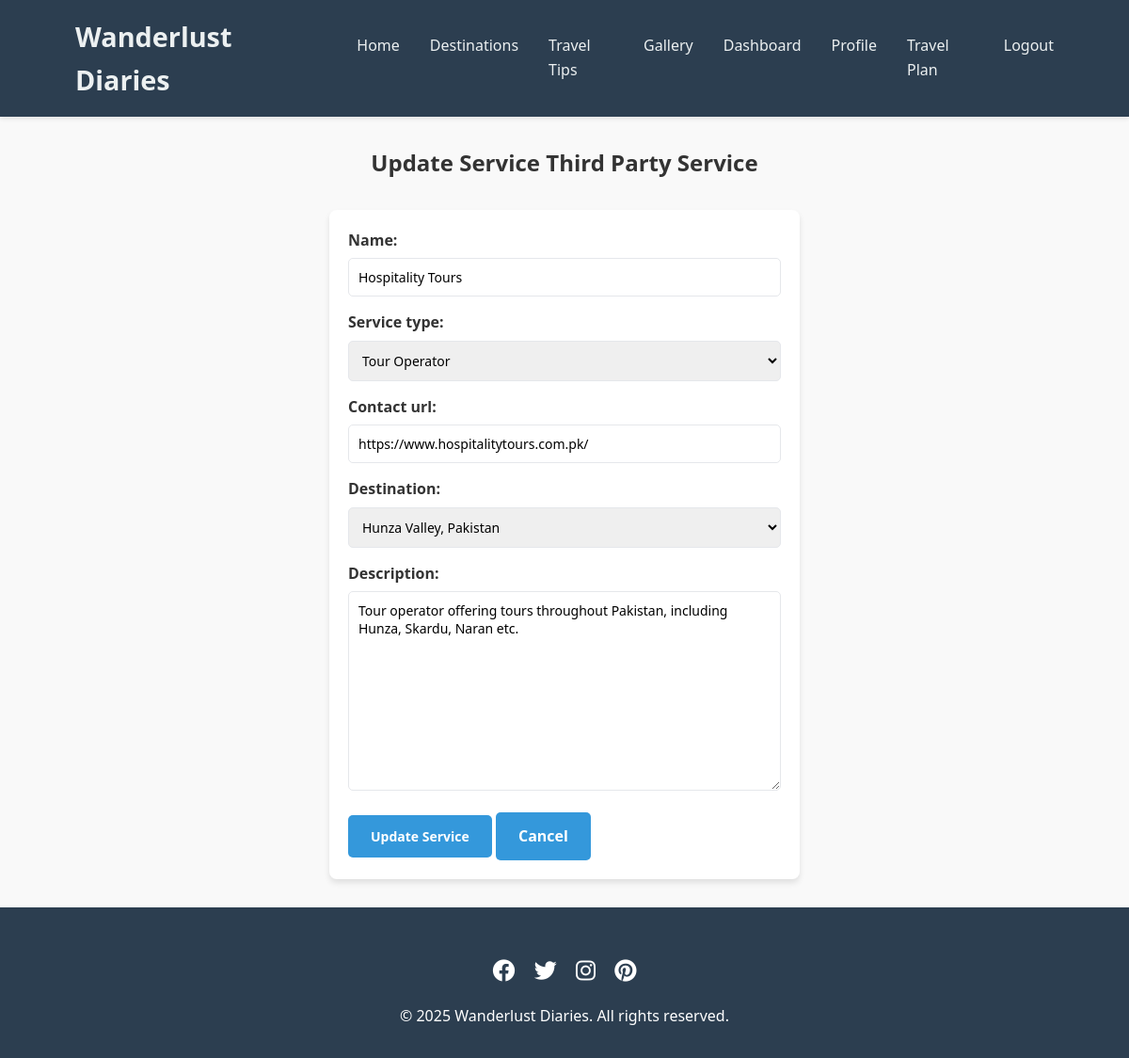
The app's page /services/2/update/ (signed in) with its own data.
### myapp/models.py (models this page shows, shortened)
class ThirdPartyService(models.Model):
    SERVICE_TYPE_CHOICES = [
        ("hotel", "Hotel"),
        ("flight", "Flight"),
        ("tour_operator", "Tour Operator"),
        ("other", "Other"),
    ]
    name = models.CharField(max_length=100)
    service_type = models.CharField(max_length=20, choices=SERVICE_TYPE_CHOICES)
    contact_url = models.URLField()
    destination = models.ForeignKey(Destination, on_delete=models.SET_NULL, null=True, blank=True, related_name="services")
    description = models.TextField(blank=True, null=True)
    created_at = models.DateTimeField(auto_now_add=True)

class Destination(models.Model):
    image = models.ImageField(upload_to="destinations/", blank=True, null=True)
    name = models.CharField(max_length=100)
    country = models.CharField(max_length=100)
    city = models.CharField(max_length=100)
    description = models.TextField()
    SEASON_CHOICES = CustomUser.SEASON_CHOICES
    TRAVEL_TYPE_CHOICES = CustomUser.TRAVEL_TYPE_CHOICES
    best_season = models.CharField(max_length=20, choices=SEASON_CHOICES)
    travel_type = models.CharField(max_length=20, choices=TRAVEL_TYPE_CHOICES)
    created_at = models.DateTimeField(auto_now_add=True)
    def __str__(self):
        return f"{self.name}, {self.country}"

### myapp/views.py (the view)
# urls.py: path("services/<int:pk>/update/", views.service_update, name="service_update"),
def service_update(request, pk):
    if "user_id" not in request.session:
        messages.error(request, "Login required.")
        return redirect("login")
    service = get_object_or_404(ThirdPartyService, pk=pk)
    if request.method == "POST":
        form = ThirdPartyServiceForm(request.POST, instance=service)
        if form.is_valid():
            form.save()
            messages.success(request, "Service updated successfully!")
            return redirect("service_list")
        else:
            messages.error(request, "Please fix the errors.")
    else:
        form = ThirdPartyServiceForm(instance=service)
    return render(request, "services/service_form.html", {
        "form": form,
        "action": "Update Service"
    })

### myapp/forms.py
class ThirdPartyServiceForm(forms.ModelForm):
    class Meta:
        model = ThirdPartyService
        fields = ["name", "service_type", "contact_url", "destination", "description"]

### templates/services/service_form.html (shortened to what this page needs)
{% extends "base.html" %}
{% block content %}
<div class="container">
    <h2>{{ action }} Third Party Service</h2>
    <form method="POST">
        {{ form.as_p }}
        <button type="submit" class="btn btn-success">{{ action }}</button>
        <a href="{% url 'service_list' %}" class="btn btn-secondary">Cancel</a>
    </form>
</div>
{% endblock %}

### templates/base.html (style rules this page uses)
:root { --primary-color: #ff5a5f; --primary-hover: #e14d52; --secondary-color: #ffcc00; --secondary-hover: #e6b800; --text-primary: #1f2937; --text-secondary: #4b5563; --bg-primary: #ffffff; --bg-secondary: #fdf2f2; --border-color: #e5e7eb; --shadow-sm: 0 1px 2px rgba(0, 0, 0, 0.05); --shadow-md: 0 4px 6px rgba(0, 0, 0, 0.1); --shadow-lg: 0 10px 15px rgba(0, 0, 0, 0.15); --success-color: #10b981; --error-color: #ef4444; --warning-color: #f59e0b; --info-color: #3b82f6; }
* { margin: 0; padding: 0; box-sizing: border-box; font-family: 'Segoe UI', Tahoma, Geneva, Verdana, sans-serif; }
body { line-height: 1.6; color: #333; background-color: #f9f9f9; }
.container { width: 90%; max-width: 1200px; margin: 0 auto; padding: 0 20px; }
h1,h2,h3 { margin: 30px; text-align: center; }
.btn { display: inline-block; background-color: #3498db; color: white; padding: 0.8rem 1.5rem; border: none; border-radius: 5px; text-decoration: none; font-weight: bold; transition: background-color 0.3s; }
form { max-width: 500px; margin: 30px auto; padding: 20px; background: var(--bg-primary); border-radius: 8px; box-shadow: var(--shadow-md); }
label { display: block; margin-bottom: 6px; font-weight: 600; }
input, select, textarea, select[multiple] { width: 100%; padding: 10px; border: 1px solid var(--border-color); border-radius: 5px; margin-bottom: 15px; font-size: 14px; }
input[type="submit"], button { background: var(--primary-color); color: white; border: none; padding: 10px 15px; font-size: 14px; cursor: pointer; border-radius: 5px; transition: all 0.3s ease; }

### records on screen
ThirdPartyService: name "Hospitality Tours", service_type "Tour Operator", contact_url "https://www.hospitalitytours.com.pk/", destination "Hunza Valley, Pakistan", description "Tour operator offering tours throughout Pakistan, including Hunza, Skardu, Naran etc."

### other values on screen
{{ action }} "Update Service"
